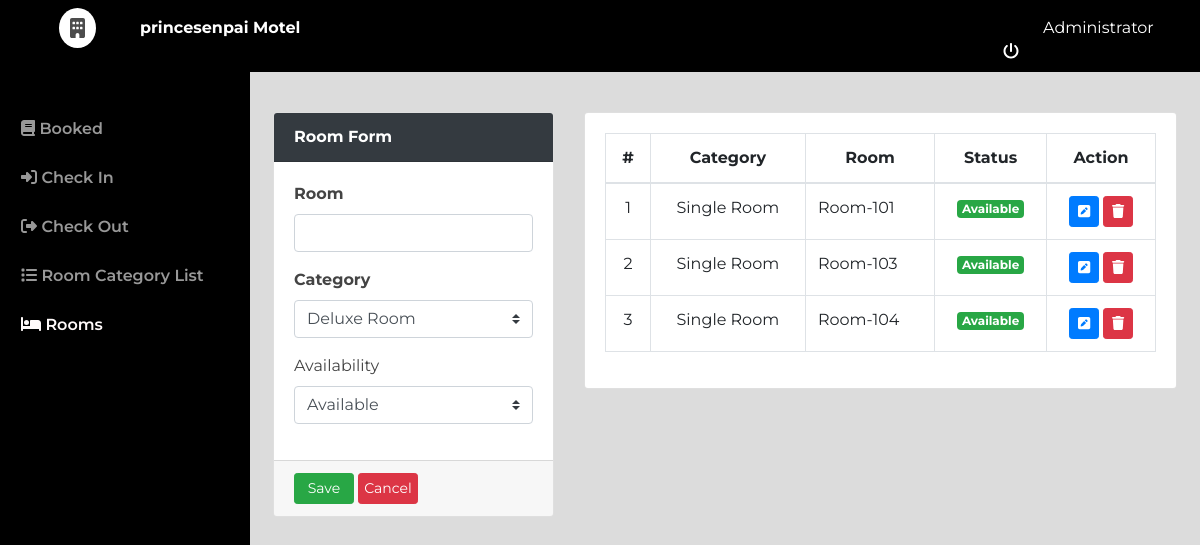
Before: /frontdesk/index.php?page=rooms (signed in) with the older database file.
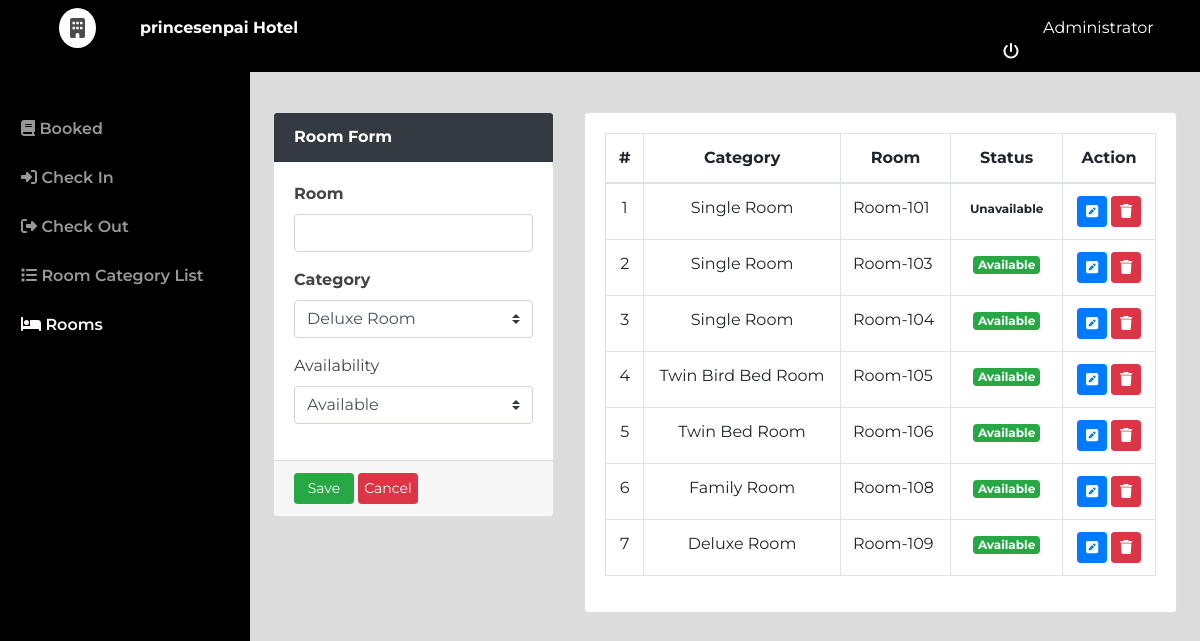
After: the same page with the newer database file.
### tables this page shows
CREATE TABLE `rooms` (
  `id` int(30) NOT NULL,
  `room` varchar(30) NOT NULL,
  `category_id` int(30) NOT NULL,
  `status` tinyint(1) NOT NULL DEFAULT 0 COMMENT '0 = Available , 1= Unvailables'
);

### frontdesk/rooms.php (the view, shortened to what this page needs)
<?php include('../admin/db_connect.php');?>
<div class="container-fluid">
	<div class="col-lg-16 mt-5">
		<div class="row">
			<div class="col-md-4">
				<form action="" id="manage-room">
					<div class="card">
						<div class="card-header bg-dark text-white">
							<b> Room Form </b>
						</div>
						<div class="card-body">
								<div class="form-group">
									<label class="control-label"><b>Room</b></label>
									<input type="text" class="form-control" name="room">
								</div>
								<div class="form-group">
									<label class="control-label"><b>Category</b></label>
									<select class="custom-select browser-default" name="category_id">
										<?php
										$cat = $conn->query("SELECT * FROM room_categories order by name asc ");
										while($row= $cat->fetch_assoc()) {
											$cat_name[$row['id']] = $row['name'];
											?>
											<option value="<?php echo $row['id'] ?>"><?php echo $row['name'] ?></option>
										<?php
										}
										?>
									</select>
								</div>
								<div class="form-group">
									<label for="" class="control-label">Availability</label>
									<select class="custom-select browser-default" name="status">
										<option value="0">Available</option>
									</select>
								</div>
						</div>
						<div class="card-footer">
							<div class="row ">
								<div class="col-md-12">
									<button class="btn btn-sm btn-success col-sm-3  "> Save</button>
									<button class="btn btn-sm btn-danger col-sm-3 p-1 " type="button" onclick="$('#manage-room').get(0).reset()"> Cancel</button>
								</div>
							</div>
						</div>
					</div>
				</form>
			</div>
			<div class="col-md-8">
				<div class="card">
					<div class="card-body">
						<table class="table table-bordered table-hover">
							<thead>
								<tr>
									<th class="text-center">#</th>
									<th class="text-center">Category</th>
									<th class="text-center">Room</th>
									<th class="text-center">Status</th>
									<th class="text-center">Action</th>
								</tr>
							</thead>
							<tbody>
								<?php
								$i = 1;
								$rooms = $conn->query("SELECT * FROM rooms order by id asc");
								while($row=$rooms->fetch_assoc()):
								?>
								<tr>
									<td class="text-center"><?php echo $i++ ?></td>
									<td class="text-center"><?php echo $cat_name[$row['category_id']] ?></td>
									<td class=""><?php echo $row['room'] ?></td>
									<?php if($row['status'] == 0): ?>
										<td class="text-center"><span class="badge badge-success">Available</span></td>
									<?php else: ?>
										<td class="text-center"><span class="badge badge-default">Unavailable</span></td>
									<?php endif; ?>
									<td class="text-center">
										<button class="btn btn-sm btn-primary edit_cat" type="button" data-id="<?php echo $row['id'] ?>" data-room="<?php echo $row['room'] ?>" data-category_id="<?php echo $row['category_id'] ?>" data-status="<?php echo $row['status'] ?>"><i class="fa fa-pen-square"></i></button>
										<button class="btn btn-sm btn-danger delete_cat" type="button" data-id="<?php echo $row['id'] ?>"><i class="fa fa-trash"></i></button>
									</td>
								</tr>
								<?php endwhile; ?>
							</tbody>
						</table>
					</div>
				</div>
			</div>
		</div>
	</div>
</div>

### frontdesk/topbar.php (shortened to what this page needs)
<nav class="navbar navbar-dark fixed-top " style="padding:0;">
  <div class="container-fluid mt-2 mb-2">
  	<div class="col-lg-12">
  		<div class="col-md-1 float-left" style="display: flex;">
  			<div class="logo">
  				<i class="fa fa-building"></i>
  			</div>
  		</div>
      <div class="col-md-4 float-left text-white mt-2">
        <large><b><?php echo $_SESSION['setting_hotel_name']; ?></b></large>
      </div>
	  	<div class="col-md-2 float-right text-white mt-2">
	  		<a href="../admin/ajax.php?action=logout" class="text-white ml-5"><?php echo $_SESSION['login_name'] ?> <i class="fa fa-power-off ml-2"></i></a>
	    </div>
    </div>
  </div>
</nav>

Changed rows visible on the page:
changed rooms "Room-101": status "Available" → "Unavailable"
added rooms: category "Twin Bird Bed Room", room "Room-105", status "Available"
added rooms: category "Twin Bed Room", room "Room-106", status "Available"
added rooms: category "Family Room", room "Room-108", status "Available"
added rooms: category "Deluxe Room", room "Room-109", status "Available"
Other visible differences:
$_SESSION['setting_hotel_name']: "princesenpai Motel" → "princesenpai Hotel"
